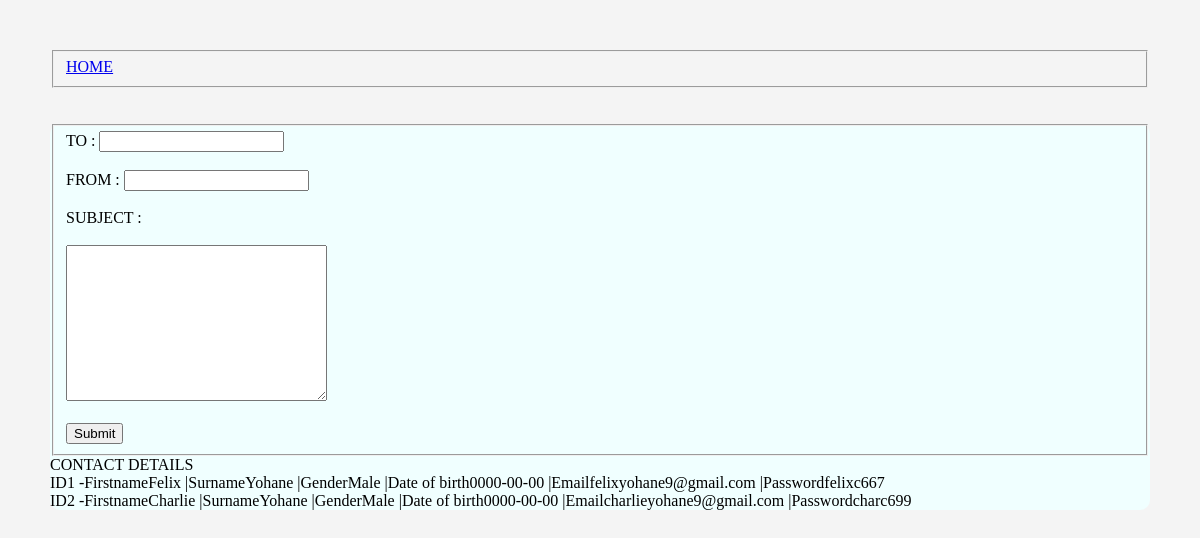
The app's page /Contact.php with its own data.
### tables this page shows
CREATE TABLE `contact` (
  `ID` int(20) NOT NULL,
  `FIRST_NAME` text NOT NULL,
  `SUR_NAME` text NOT NULL,
  `GENDER` text NOT NULL,
  `DATE_OF_BIRTH` date NOT NULL,
  `EMAIL` varchar(30) NOT NULL,
  `PASSWORD` varchar(30) NOT NULL
);

### Contact.php (the view, shortened to what this page needs)
<!DOCTYPE html>
<html lang="en">
<head>
    <link rel="stylesheet" href="MYCSS.css">
</head>
<body>
    <fieldset ><a href="index.html">HOME</a></fieldset><br><br>
    <form  class="mycontact">
      <fieldset > <label for="reciever">TO :</label>
        <input type="text" name="reciever"><br><br>
        <label for="sender">FROM :</label>
        <input type="text" name="sender" id=""><br><br>
        <label for="Subject">SUBJECT :</label><br><br>
        <textarea name="" id="" cols="30" rows="10"></textarea><br><br>
        <input type="submit" name="submit" id="sbmitbutton">
    </fieldset>
      <?php
         $servername="localhost";
         $username="root";
         $password="";
         $db_name="my_contact";
        $conn=mysqli_connect($servername, $username, $password, $db_name);
         echo"CONTACT DETAILS" ."<br>";
         $sql = "SELECT*FROM `CONTACT`;";
         $results = $conn->query($sql);
         if ($results->num_rows>0) {
          while ($row = $results->fetch_assoc()) {
            echo "ID" .$row["ID"], " -Firstname" .$row["FIRST_NAME"], "  |Surname" .$row["SUR_NAME"],
             "  |Gender" .$row["GENDER"], "  |Date of birth" .$row["DATE_OF_BIRTH"],
              "  |Email" .$row["EMAIL"], "  |Password" .$row["PASSWORD"] ."<br>";
          }
         } else {
          echo "No results found!";
         }
?>
    </form>
</body>
</html>

### MYCSS.css (style rules this page uses)
body { margin: 50px;; background-color:#f4f4f4; }
.mycontact { background-color: azure; border-radius: 10px; }

### records on screen
contact: ID "1", FIRST_NAME "Felix", SUR_NAME "Yohane", GENDER "Male", DATE_OF_BIRTH "0000-00-00", EMAIL "felixyohane9@gmail.com", PASSWORD "felixc667"
contact: ID "2", FIRST_NAME "Charlie", SUR_NAME "Yohane", GENDER "Male", DATE_OF_BIRTH "0000-00-00", EMAIL "charlieyohane9@gmail.com", PASSWORD "charc699"
